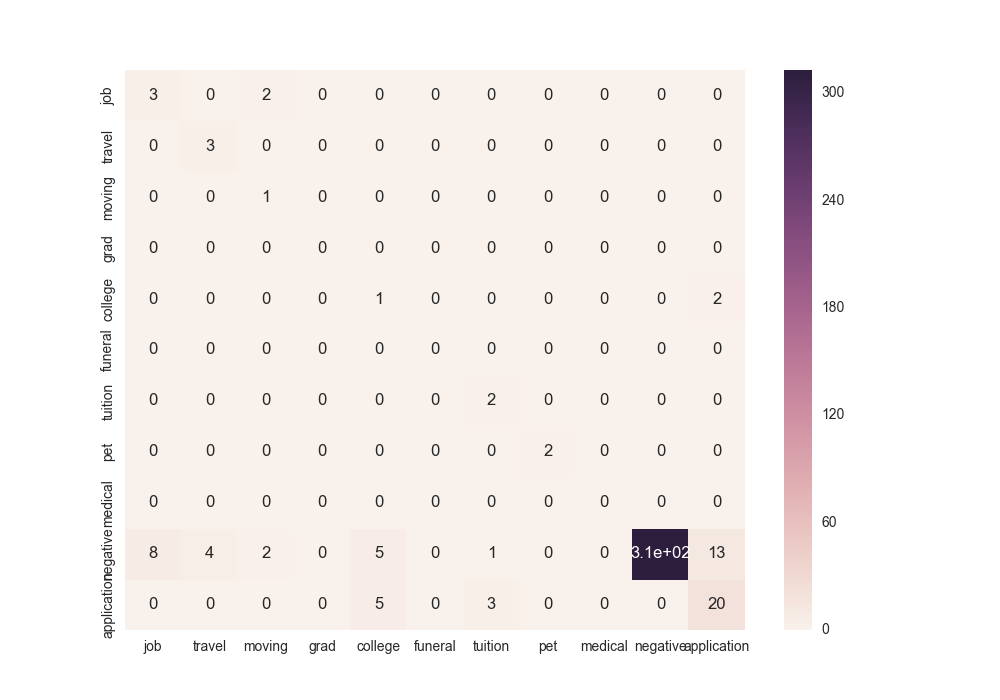

Source code (Python):
import random
import utils
import seaborn as sn
import numpy as np
import matplotlib.pyplot as plt
import pandas as pd
from sklearn.ensemble import RandomForestClassifier
from sklearn.feature_extraction.text import TfidfVectorizer
from sklearn import linear_model
from sklearn.metrics import confusion_matrix
from math import sqrt

if __name__ == '__main__':
    percent_training = .30 # proportion of data to use for training

    # get emails and labels from local mongodb
    emails = []
    label_set = []
    db = utils.get_local_db()
    for collection in db.collection_names():
        label_set.append(collection)
        for record in db.get_collection(collection).find():
            emails.append([collection] + [record['Text']])

    # shuffle and split emails
    random.shuffle(emails)
    training_set = emails[:int(percent_training * len(emails))]
    testing_set = emails[int(percent_training * len(emails)):]
    training_labels = [row[0] for row in training_set]
    training_data = [row[1] for row in training_set]
    testing_labels = [row[0] for row in testing_set]
    testing_data = [row[1] for row in testing_set]

    # tf-idf vectorize training set
    vectorizer = TfidfVectorizer()
    X = vectorizer.fit_transform(training_data)
    X = X.toarray()

    # tf-idf vectorize testing set
    vectorized_testing_data = [vectorizer.transform([email]) for email in testing_data]
    total = len(vectorized_testing_data)

    # create random forest and compute predictions
    forest = RandomForestClassifier(n_estimators = int(sqrt(len(X[0])))+1)
    forest.fit(X, training_labels)
    predictions = []
    for i in range(len(vectorized_testing_data)):
        predictions.append(forest.predict(vectorized_testing_data[i]))

    # generate confusion matrix: C_i,j is equal to the number of observations known to be in group i but predicted to be in group j
    cm = confusion_matrix(predictions, testing_labels, labels=label_set)
    label_set = [label[:-6] for label in label_set]
    df_cm = pd.DataFrame(cm, index=label_set, columns=label_set)
    plt.figure(figsize = (10,7))
    sn.heatmap(df_cm, annot=True)
    plt.savefig('random_forest_confusion_matrix.png', format='png')
